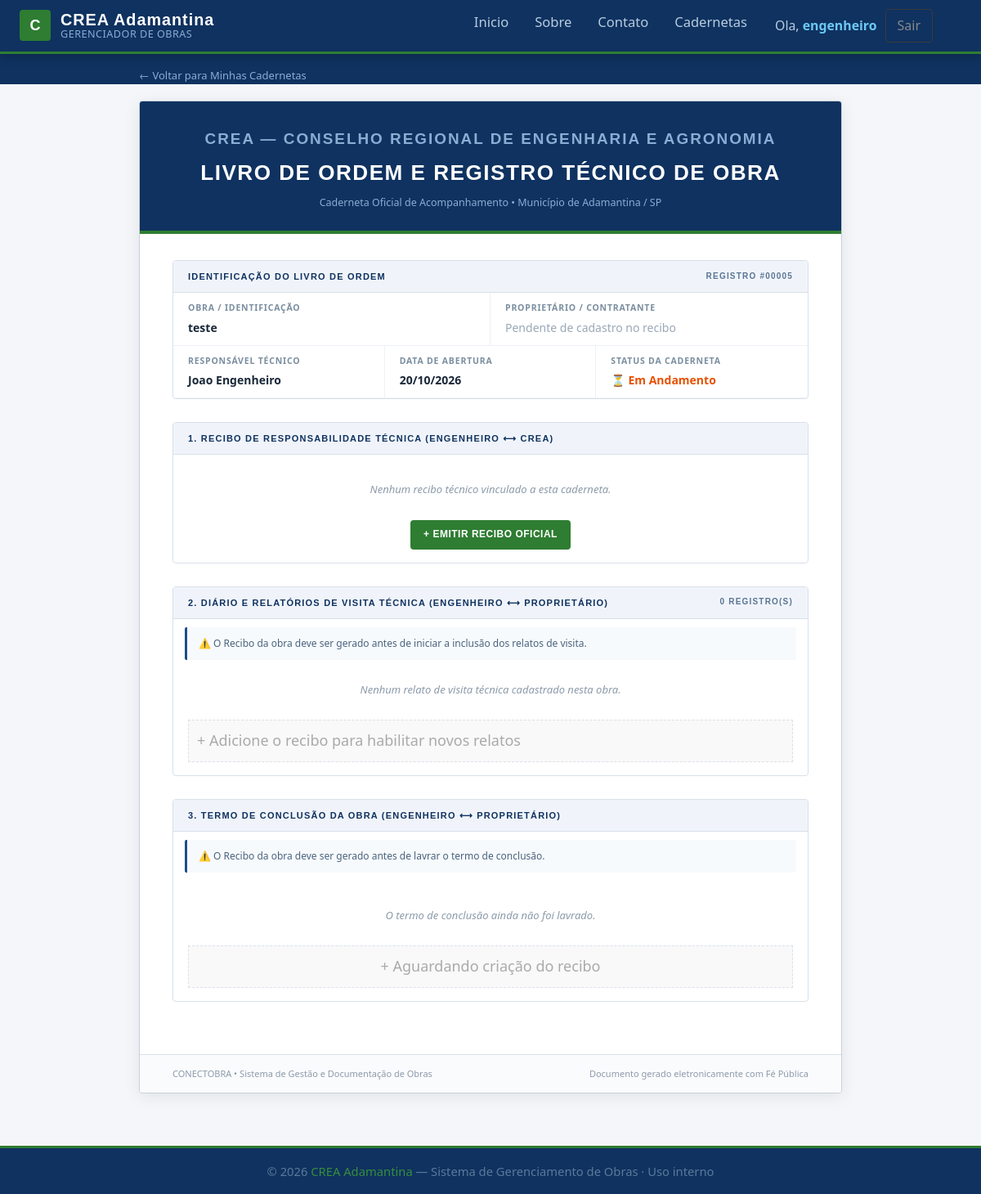
The page /cadernetas/5/ (signed in) on the database as committed earlier.
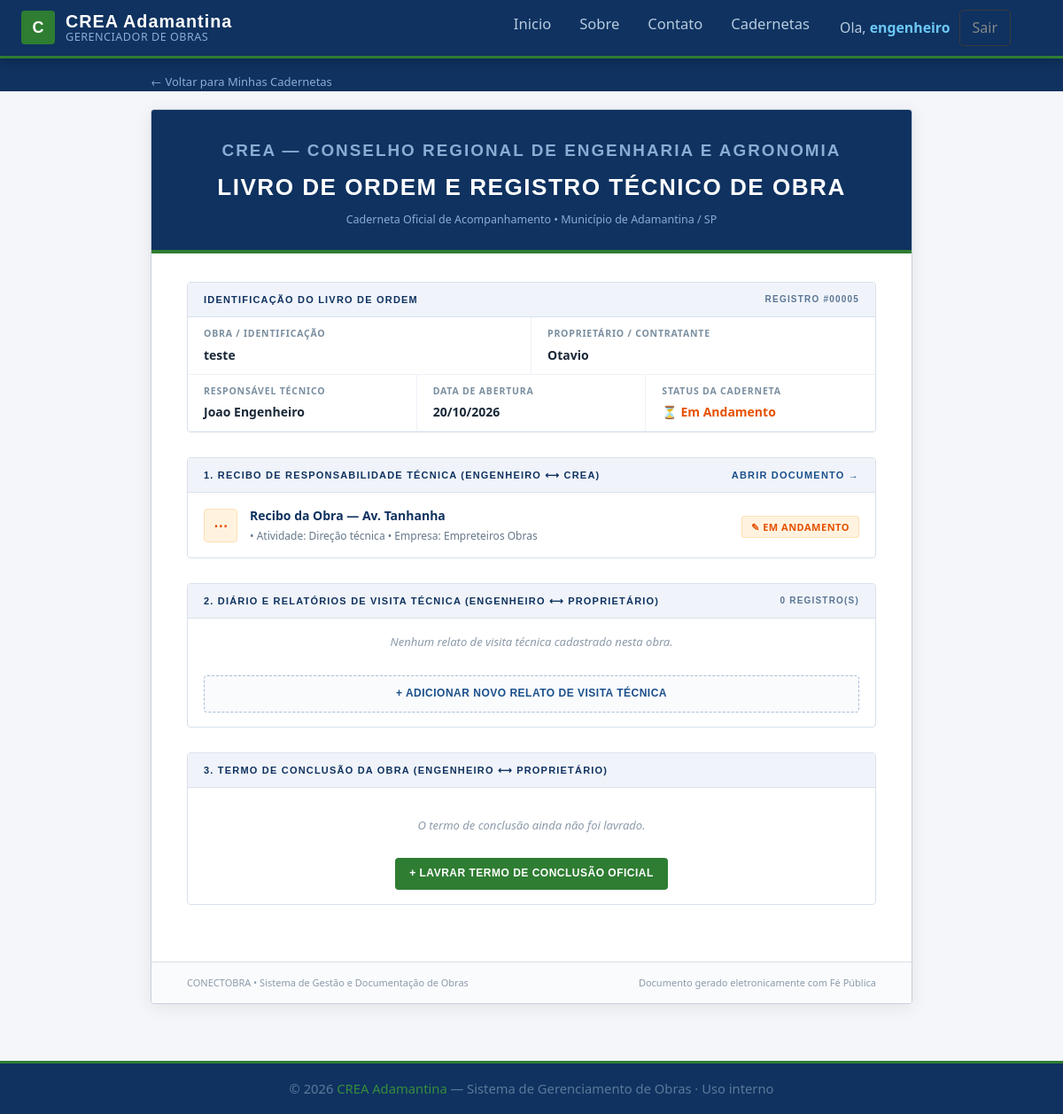
The same page on the database as committed later.
### app/models.py (models this page shows, shortened)
class Recibo(models.Model):
    caderneta        = models.OneToOneField(Caderneta, on_delete=models.CASCADE,
                                            related_name='recibo',
                                            verbose_name='Caderneta')
    usuario          = models.ForeignKey(User, on_delete=models.PROTECT,
                                         related_name='recibos',
                                         verbose_name='Responsavel tecnico')
    proprietario     = models.ForeignKey(Proprietario, on_delete=models.PROTECT,
                                         related_name='recibos',
                                         verbose_name='Proprietario')
    empresa          = models.CharField('Empresa contratante', max_length=200)
    local_obra       = models.CharField('Local da obra',       max_length=200)
    area_construir   = models.DecimalField('Area a construir',   max_digits=10, decimal_places=2, null=True, blank=True)
    area_ampliar     = models.DecimalField('Area a ampliar',     max_digits=10, decimal_places=2, null=True, blank=True)
    area_reformar    = models.DecimalField('Area a reformar',    max_digits=10, decimal_places=2, null=True, blank=True)
    area_regularizar = models.DecimalField('Area a regularizar', max_digits=10, decimal_places=2, null=True, blank=True)
    tipo_edificacao  = models.CharField('Tipo de edificacao',  max_length=30, choices=TIPO_EDIFICACAO)
    tipo_outros      = models.CharField('Tipo (outros)',        max_length=100, blank=True)
    atividade_tecnica = models.CharField('Atividade tecnica',  max_length=20, choices=ATIVIDADE_TECNICA)
    atividade_outros = models.CharField('Atividade (outros)',  max_length=100, blank=True)
    data             = models.DateField('Data da obra')
    valor_obra       = models.DecimalField('Valor da obra', max_digits=12, decimal_places=2)
    status           = models.CharField('Status', max_length=20, choices=STATUS_DOCUMENTO, default='em_andamento')
    criado_em        = models.DateTimeField(auto_now_add=True)
    atualizado_em    = models.DateTimeField(auto_now=True)
    motivo_recusa       = models.TextField('Motivo da recusa do gestor', blank=True)
    recusa_visualizada  = models.BooleanField('Engenheiro visualizou a recusa', default=False)
    assinado_eng_em     = models.DateTimeField('Assinado pelo engenheiro em', null=True, blank=True)
    ip_eng              = models.GenericIPAddressField('IP do engenheiro', null=True, blank=True)
    hash_documento      = models.CharField('Hash SHA-256', max_length=64, blank=True)
    assinado_gestor_em  = models.DateTimeField('Homologado pelo gestor em', null=True, blank=True)
    gestor_signatario   = models.ForeignKey(User, on_delete=models.SET_NULL, null=True, blank=True,
                                            related_name='recibos_homologados',
                                            verbose_name='Gestor homologador')
    ip_gestor           = models.GenericIPAddressField('IP do gestor', null=True, blank=True)
    class Meta:
        verbose_name        = 'Recibo'
        verbose_name_plural = 'Recibos'

class Proprietario(models.Model):
    nome     = models.CharField('Nome',     max_length=150)
    cpf_cnpj = models.CharField('CPF/CNPJ', max_length=18)
    email    = models.EmailField('E-mail')
    celular  = models.CharField('Celular / WhatsApp', max_length=20, blank=True)
    class Meta:
        verbose_name        = 'Proprietario'
        verbose_name_plural = 'Proprietarios'

class Caderneta(models.Model):
    usuario      = models.ForeignKey(User, on_delete=models.PROTECT, related_name='cadernetas')
    apelido      = models.CharField('Nome / Apelido da obra', max_length=150)
    icone        = models.ImageField('Icone da obra', upload_to='cadernetas/icones/',
                                     null=True, blank=True)
    criado_em    = models.DateTimeField(auto_now_add=True)
    atualizado_em = models.DateTimeField(auto_now=True)
    class Meta:
        verbose_name        = 'Caderneta'
        verbose_name_plural = 'Cadernetas'
        ordering            = ['-criado_em']
    @property
    def concluida(self):
        recibo = getattr(self, 'recibo', None)
        if not recibo:
            return False
        if recibo.status != 'concluido':
            return False

### app/views.py (the view)
# urls.py: path('cadernetas/<int:pk>/', views.detalhe_caderneta, name='detalhe_caderneta'),
@login_required
def detalhe_caderneta(request, pk):
    if _is_admin(request.user):
        caderneta = get_object_or_404(Caderneta, pk=pk)
    else:
        caderneta = get_object_or_404(Caderneta, pk=pk, usuario=request.user)
    recibo = getattr(caderneta, 'recibo', None)
    relatos = []
    termo = None
    alerta_recusa = False
    if recibo:
        relatos = recibo.relatos.all()
        try:
            termo = recibo.termo
        except:
            termo = None
        if recibo.status == 'recusado' and not recibo.recusa_visualizada and request.user == caderneta.usuario:
            alerta_recusa = True
    return render(request, 'app/detalhe_caderneta.html', {
        'title': caderneta.apelido,
        'year': datetime.now().year,
        'caderneta': caderneta,
        'recibo': recibo,
        'relatos': relatos,
        'termo': termo,
        'alerta_recusa': alerta_recusa,
        'is_gestor': _is_admin(request.user),
    })

### app/models.py (called while the page is built)
    @property
    def is_admin(self):
        return self.nivel in (1, 2)

### app/views.py (called while the page is built)
def _is_admin(user):
    try:
        return user.perfil.is_admin
    except PerfilUsuario.DoesNotExist:
        return False

### app/templates/app/detalhe_caderneta.html (shortened to what the changed rows need)
{% extends "app/layout.html" %}
{% block content %}
{% load static %}
<div class="doc-page-bg" style="padding-top:40px;">
    <div class="doc-page-wrap">
        <div class="documento">
            <div class="doc-corpo">
                <div class="doc-secao">
                    <div class="doc-grid-2">
                        <div class="doc-campo">
                            <div class="doc-label">Proprietário / Contratante</div>
                            <div class="doc-valor">
                                {% if recibo and recibo.proprietario %}
                                    {{ recibo.proprietario.nome }}
                                {% else %}
                                    <span style="color:#9AA8B6; font-weight:400;">Pendente de cadastro no recibo</span>
                                {% endif %}
                            </div>
                        </div>
                    </div>
                </div>
                <div class="doc-secao">
                    <div class="doc-secao-titulo">
                        <span>1. Recibo de Responsabilidade Técnica (Engenheiro ⟷ CREA)</span>
                        {% if recibo %}
                        <a href="{% url 'detalhe_recibo' recibo.pk %}" style="color:var(--azul); font-size:11px; text-decoration:none; font-weight:700;">
                            Abrir Documento →
                        </a>
                        {% endif %}
                    </div>
                    {% if recibo %}
                    <a href="{% url 'detalhe_recibo' recibo.pk %}" class="peca-doc">
                        <div class="peca-info">
                            <div class="peca-icone {% if recibo.status == 'concluido' %}concluido{% elif recibo.status == 'aguardando_gestor' %}pronto{% elif recibo.status == 'recusado' %}recusado{% else %}andamento{% endif %}">
                                {% if recibo.status == 'concluido' %}✓{% elif recibo.status == 'aguardando_gestor' %}🔒{% elif recibo.status == 'recusado' %}⚠️{% else %}⋯{% endif %}
                            </div>
                            <div>
                                <div class="peca-nome">Recibo da Obra — {{ recibo.local_obra|default:caderneta.apelido }}</div>
                                <div class="peca-detalhe">
                                    {{ recibo.get_tipo_obra_display }} &bull; Atividade: {{ recibo.get_atividade_tecnica_display }} &bull; Empresa: {{ recibo.empresa|default:"Não informada" }}
                                </div>
                            </div>
                        </div>
                        <div>
                            {% if recibo.status == 'concluido' %}
                            <span class="peca-badge badge-conc">&#9989; Homologado pelo CREA</span>
                            {% elif recibo.status == 'aguardando_gestor' %}
                            <span class="peca-badge badge-pron">&#9203; Aguardando Gestor CREA</span>
                            {% elif recibo.status == 'recusado' %}
                            <span class="peca-badge badge-rec">&#10060; Recusado pelo CREA</span>
                            {% else %}
                            <span class="peca-badge badge-and">&#9998; Em Andamento</span>
                            {% endif %}
                        </div>
                    </a>
                    {% else %}
                    <div style="padding: 16px 18px; text-align: center;">
                        <p class="doc-vazio" style="margin: 0 0 10px;">Nenhum recibo técnico vinculado a esta caderneta.</p>
                        <a href="{% url 'criar_recibo' caderneta.pk %}" class="btn-emitir btn-emitir-primario">
                            + Emitir Recibo Oficial
                        </a>
                    </div>
                    {% endif %}
                </div>
                <div class="doc-secao">
                    <div class="doc-secao-titulo">
                        <span>2. Diário e Relatórios de Visita Técnica (Engenheiro ⟷ Proprietário)</span>
                        <span style="font-size:10px; font-weight:600; color:#5A7594;">{{ relatos|length }} REGISTRO(S)</span>
                    </div>
                    {% if not recibo %}
                    <div class="aviso-previo">
                        ⚠️ O Recibo da obra deve ser gerado antes de iniciar a inclusão dos relatos de visita.
                    </div>
                    {% endif %}
                    {% for r in relatos %}
                    <div class="peca-doc">
                        <a href="{% url 'detalhe_relato' r.pk %}" class="peca-info" style="text-decoration:none; color:inherit;">
                            <div class="peca-icone {% if r.status == 'concluido' %}concluido{% elif r.status == 'pronto_assinar' %}pronto{% else %}andamento{% endif %}">
                                {% if r.status == 'concluido' %}✓{% elif r.status == 'pronto_assinar' %}✎{% else %}⋯{% endif %}
                            </div>
                            <div>
                                <div class="peca-nome">Relato de Visita Técnica — {{ r.data|date:"d/m/Y" }}</div>
                                <div class="peca-detalhe">
                                    Posição da Obra: <strong>{{ r.get_posicao_obra_display }}</strong>
                                    {% if r.fotos.exists %}
                                        &bull; 📷 {{ r.fotos.count }} foto{{ r.fotos.count|pluralize:"s" }}
                                    {% endif %}
                                    &bull; Condição: {{ r.tempo }}
                                </div>
                            </div>
                        </a>
                        <div style="display:flex; align-items:center; gap:10px;">
                            {% if r.status == 'concluido' %}
                            <span class="peca-badge badge-conc">&#9989; Assinado pelo Proprietário</span>
                            {% else %}
                            <a href="{% url 'enviar_whatsapp_assinatura' caderneta.pk 'relato' r.pk %}" target="_blank" class="btn-whatsapp" title="Enviar link para assinatura digital do proprietário">
                                📱 Enviar WhatsApp
                            </a>
                            <span class="peca-badge {% if r.status == 'pronto_assinar' %}badge-pron{% else %}badge-and{% endif %}">
                                {{ r.get_status_display }}
                            </span>
                            {% endif %}
                        </div>
                    </div>
                    {% empty %}
                    <div class="doc-vazio">Nenhum relato de visita técnica cadastrado nesta obra.</div>
                    {% endfor %}
                    <div style="padding: 0 18px 16px;">
                        {% if recibo %}
                        <a href="{% url 'criar_relato' caderneta.pk %}" class="btn-emitir btn-emitir-outline">
                            + Adicionar Novo Relato de Visita Técnica
                        </a>
                        {% else %}
                        <div class="btn-emitir-desabilitado">
                            + Adicione o recibo para habilitar novos relatos
                        </div>
                        {% endif %}
                    </div>
                </div>
                <div class="doc-secao">
                    <div class="doc-secao-titulo">
                        <span>3. Termo de Conclusão da Obra (Engenheiro ⟷ Proprietário)</span>
                    </div>
                    {% if not recibo %}
                    <div class="aviso-previo">
                        ⚠️ O Recibo da obra deve ser gerado antes de lavrar o termo de conclusão.
                    </div>
                    {% endif %}
                    {% if termo %}
                    <div class="peca-doc">
                        <a href="{% url 'detalhe_termo' termo.pk %}" class="peca-info" style="text-decoration:none; color:inherit;">
                            <div class="peca-icone {% if termo.status == 'concluido' %}concluido{% elif termo.status == 'pronto_assinar' %}pronto{% else %}andamento{% endif %}">
                                {% if termo.status == 'concluido' %}✓{% elif termo.status == 'pronto_assinar' %}✎{% else %}⋯{% endif %}
                            </div>
                            <div>
                                <div class="peca-nome">Termo de Conclusão dos Serviços Técnicos</div>
                                <div class="peca-detalhe">Lavrado em {{ termo.criado_em|date:"d/m/Y" }}</div>
                            </div>
                        </a>
                        <div style="display:flex; align-items:center; gap:10px;">
                            {% if termo.status == 'concluido' %}
                            <span class="peca-badge badge-conc">&#9989; Assinado pelo Proprietário</span>
                            {% else %}
                            <a href="{% url 'enviar_whatsapp_assinatura' caderneta.pk 'termo' termo.pk %}" target="_blank" class="btn-whatsapp" title="Enviar link para assinatura digital do proprietário">
                                📱 Enviar WhatsApp
                            </a>
                            <span class="peca-badge {% if termo.status == 'pronto_assinar' %}badge-pron{% else %}badge-and{% endif %}">
                                {{ termo.get_status_display }}
                            </span>
                            {% endif %}
                        </div>
                    </div>
                    {% else %}
                    <div style="padding: 16px 18px; text-align: center;">
                        <p class="doc-vazio" style="margin: 0 0 10px;">O termo de conclusão ainda não foi lavrado.</p>
                        {% if recibo %}
                        <a href="{% url 'criar_termo' caderneta.pk %}" class="btn-emitir btn-emitir-primario">
                            + Lavrar Termo de Conclusão Oficial
                        </a>
                        {% else %}
                        <div class="btn-emitir-desabilitado">
                            + Aguardando criação do recibo
                        </div>
                        {% endif %}
                    </div>
                    {% endif %}
                </div>
            </div>
        </div>
    </div>
</div>
{% endblock %}

Rows that differ between the two databases and show on the page:
added Recibo: proprietario.nome "Otavio", local_obra "Av. Tanhanha", atividade_tecnica "Direção técnica", empresa "Empreteiros Obras"
Other text that changed with them:
text no longer shown: "Pendente de cadastro no recibo Nenhum recibo técnico vinculado a esta caderneta. + EMITIR RECIBO OFICIAL ⚠️ O Recibo da obra deve ser gerado antes de iniciar a inclusão dos relatos de visita. + Adicione o recibo para habilitar novos relatos ⚠️ O Recibo da obra deve ser gerado antes de lavrar o termo de conclusão. + Aguardando criação do recibo"
text now shown: "ABRIR DOCUMENTO → ⋯ Recibo da Obra — • Atividade: • Empresa: ✎ EM ANDAMENTO + ADICIONAR NOVO RELATO DE VISITA TÉCNICA + LAVRAR TERMO DE CONCLUSÃO OFICIAL"
